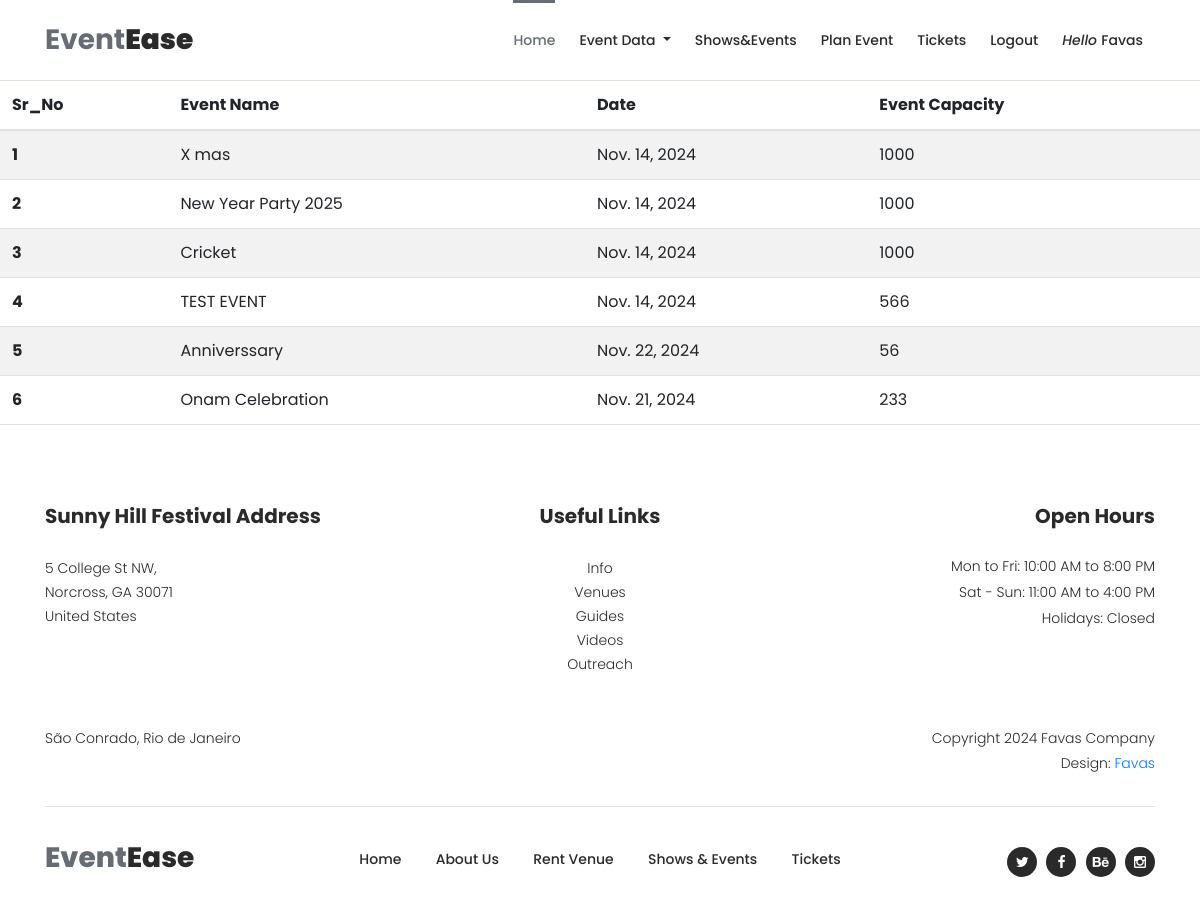
Screenshot of /admin_event_list/ (signed in) with the database file from the repository.
### events/models.py (models this page shows, shortened)
class Event(models.Model):
    user = models.ForeignKey(Profile, on_delete=models.CASCADE,blank=True,null=True)  # Link each event to a user
    title = models.CharField(max_length=200)
    description = models.TextField()
    date = models.DateField()
    time = models.TimeField()
    location = models.CharField(max_length=255)
    ticket_price=models.DecimalField(max_digits=10,decimal_places=2,default=0.00)
    is_active = models.BooleanField(default=True)
    image = models.ImageField(upload_to='event_images/', null=True, blank=True)
    capacity = models.PositiveIntegerField(default=0)
    available_tickets = models.PositiveIntegerField(default=0)

### events/views.py (the view)
# urls.py: path('admin_event_list/', views.admin_event_list, name='admin_event_list'),
def admin_event_list(request):
    event_data=Event.objects.prefetch_related('ticket_set', 'user__user').all()
    context={
        'event_data':event_data
    }
    return render(request,'layout_admin_event_list.html',context)

### templates/Layout_admin_event_list.html
{% extends 'blank_layout.html' %}
{% block header%}
{% include 'header.html' %}
{% endblock header%}
{% block admin_event_list %}
{% include 'admin_event_list.html' %}
{% endblock admin_event_list %}
{% block footer %}
{% include 'footer.html' %}
{% endblock footer %}

### templates/header.html (shortened to what this page needs)
{% load static %}
<link href="https://cdn.jsdelivr.net/npm/bootstrap@5.3.0/dist/css/bootstrap.min.css" rel="stylesheet">
<header class="header-area header-sticky">
    <div class="container">
        <div class="row">
            <div class="col-12">
                <nav class="main-nav">
                    <a href="{% url 'index' %}" class="logo">Event<em>Ease</em></a>
                    <ul class="nav">
                        <li><a href="{% url 'index' %}" class="active">Home</a></li>
                        {% if user.is_authenticated and user.is_staff %}
                        <li class="dropdown ">
                            <a class=" dropdown-toggle" href="#" role="button" id="dropdownMenuLink" data-bs-toggle="dropdown" aria-expanded="false">
                              Event Data
                            </a>
                        </li>
                        {% endif %}
                        <li><a href="{% url 'display_event' %}">Shows&Events</a></li>
                        {% if user.is_authenticated and user.is_staff %}
                        <li><a href="{% url 'create_event' %}">Plan Event</a></li>
                        {% endif %}
                        <li><a href="{% url 'tickets' %}">Tickets</a></li>
                        {% if user.is_authenticated %}
                            <li><a href="{% url 'logout' %}">Logout</a></li>
                            <li><a href="#"><em>Hello </em>{{ user.username }}</a></li>
                        {% else %}
                            <li><a href="{% url 'login' %}">Login</a></li>
                        {% endif %}
                    </ul>
                </nav>
            </div>
        </div>
    </div>
</header>

### templates/admin_event_list.html (shortened to what this page needs)
{% load static %}
    <link rel="stylesheet" type="text/css" href="{% static 'css/bootstrap.min.css' %}">
    <link rel="stylesheet" type="text/css" href="{% static 'css/font-awesome.css' %}">
    <link rel="stylesheet" type="text/css" href="{% static 'css/owl-carousel.css' %}">
    <link rel="stylesheet" href="{% static 'css/tooplate-artxibition.css' %}">
<table class="table table-striped">
    <thead>
      <tr>
        <th scope="col">Sr_No</th>
        <th scope="col">Event Name</th>
        <th scope="col">Date</th>
        <th scope="col">Event Capacity</th>
      </tr>
    </thead>
    <tbody>
        {% for data in event_data %}
      <tr>
        <th scope="row">{{ forloop.counter}}</th>
        <td>{{data.title}}</td>
        <td>{{data.date}}</td>
        <td>{{data.capacity}}</td>
      </tr>
      {% endfor %}
    </tbody>
  </table>

### static/css/tooplate-artxibition.css (style rules this page uses)
html, body, div, span, applet, object, iframe, h1, h2, h3, h4, h5, h6, p, blockquote, div pre, a, abbr, acronym, address, big, cite, code, del, dfn, em, font, img, ins, kbd, q, s, samp, small, strike, strong, sub, sup, tt, var, b, u, i, center, dl, dt, dd, ol, ul, li, figure, header, nav, section, article, aside, footer, figcaption { margin: 0; padding: 0; border: 0; outline: 0; }
ul, li { padding: 0; margin: 0; list-style: none; }
header, nav, section, article, aside, footer, hgroup { display: block; }
* { box-sizing: border-box; }
html, body { font-family: 'Poppins', sans-serif; font-weight: 400; background-color: #fff; font-size: 16px; -ms-text-size-adjust: 100%; -webkit-font-smoothing: antialiased; -moz-osx-font-smoothing: grayscale; }
a { text-decoration: none !important; }
ul { margin-bottom: 0px; }
html, body { background: #fff; font-family: 'Poppins', sans-serif; }
.header-area { position: relative; top: 0px; left: 0px; right: 0px; z-index: 100; height: 80px; background: #fff; -webkit-transition: all .5s ease 0s; -moz-transition: all .5s ease 0s; -o-transition: all .5s ease 0s; transition: all .5s ease 0s; }
.header-area .main-nav { min-height: 80px; background: transparent; }
.header-area .main-nav .logo { line-height: 80px; color: #656c74; font-size: 28px; font-weight: 700; float: left; -webkit-transition: all 0.3s ease 0s; -moz-transition: all 0.3s ease 0s; -o-transition: all 0.3s ease 0s; transition: all 0.3s ease 0s; }
.header-area .main-nav .logo em { font-style: normal; color: #2a2a2a; font-weight: 900; }
.header-area .main-nav .nav { float: right; margin-top: 27px; margin-right: 0px; background-color: transparent; -webkit-transition: all 0.3s ease 0s; -moz-transition: all 0.3s ease 0s; -o-transition: all 0.3s ease 0s; transition: all 0.3s ease 0s; position: relative; z-index: 999; }
.header-area .main-nav .nav li { padding-left: 20px; padding-right: 20px; }
.header-area .main-nav .nav li a { display: block; font-weight: 500; font-size: 14px; color: #2a2a2a; text-transform: capitalize; -webkit-transition: all 0.3s ease 0s; -moz-transition: all 0.3s ease 0s; -o-transition: all 0.3s ease 0s; transition: all 0.3s ease 0s; height: 40px; line-height: 40px; border: transparent; }
.header-area .main-nav .nav li:hover a, .header-area .main-nav .nav li a.active { color: #656c74!important; opacity: 1; }
.header-area .main-nav .nav li a.active { position: relative; }
.header-area .main-nav .nav li a.active:after { position: absolute; width: 100%; height: 3px; background-color: #656c74; content: ''; top: -20px; left: 0; }
.header-area.header-sticky { min-height: 80px; }
.header-area.header-sticky .nav { margin-top: 20px !important; }
.header-area.header-sticky .nav li a.active { color: #656c74; }
@media (max-width: 1200px) { .header-area .main-nav .nav li { padding-left: 12px; padding-right: 12px; } }
@media (max-width: 1200px) { .header-area .main-nav:before { display: none; } }
@media (min-width: 767px) { .header-area .main-nav .nav { display: flex !important; } }

### rows the page displays
Event: title "X mas", date "Nov. 14, 2024", capacity "1000"
Event: title "New Year Party 2025", date "Nov. 14, 2024", capacity "1000"
Event: title "Cricket", date "Nov. 14, 2024", capacity "1000"
Event: title "TEST EVENT", date "Nov. 14, 2024", capacity "566"
Event: title "Anniverssary", date "Nov. 22, 2024", capacity "56"
Event: title "Onam Celebration", date "Nov. 21, 2024", capacity "233"

### other values shown
{{ user.username }} "Favas"
